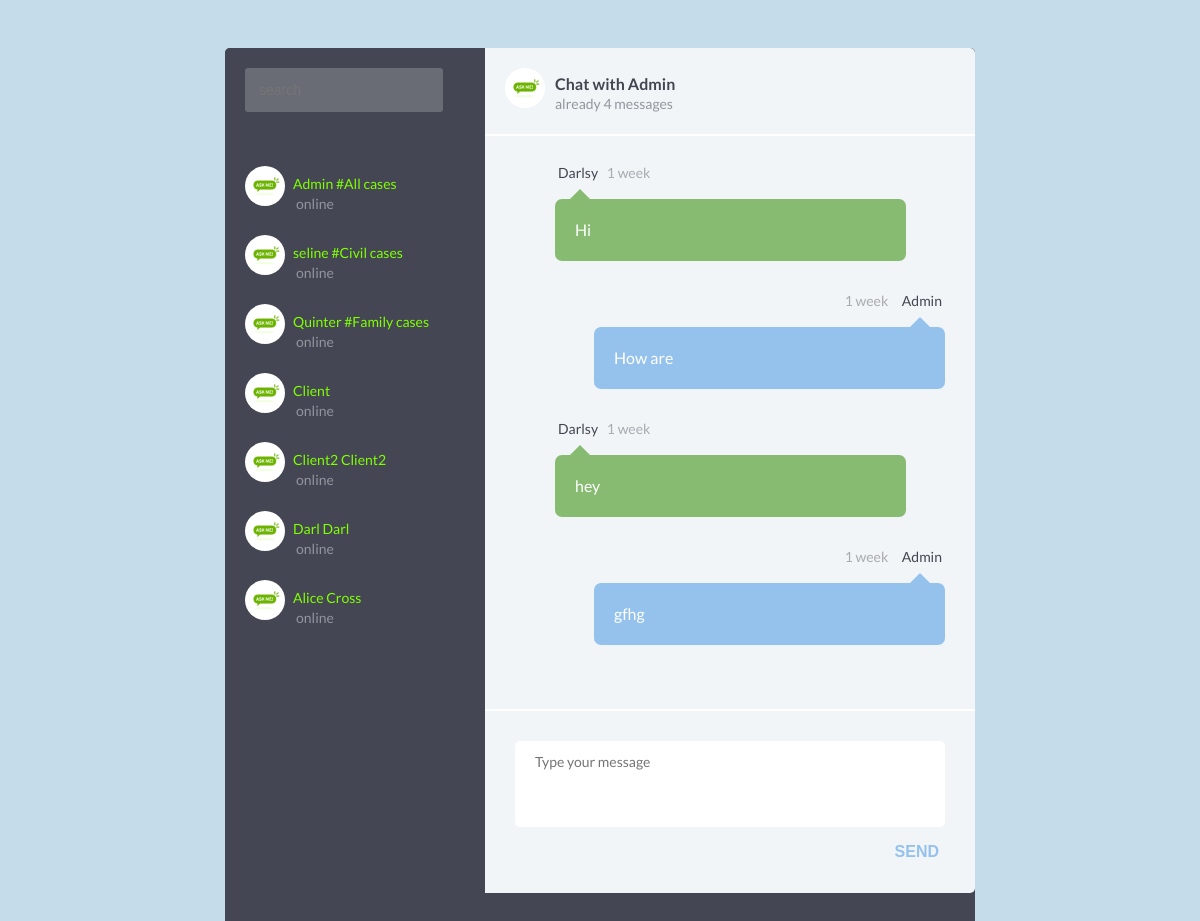
Page /Admin/ (signed in) on the committed database.
### privatechat/models.py (models this page shows, shortened)
class ChatModel(models.Model):
    sender = models.CharField(max_length=100, default=None)
    message = models.TextField(null=True, blank=True)
    thread_name = models.CharField(null=True, blank=True, max_length=50)
    timestamp = models.DateTimeField(auto_now_add=True)

### privatechat/views.py (the view)
# urls.py: path('<str:username>/', views.chatPage, name='second_chat'),
def chatPage(request, username):
    user_obj = User.objects.get(username=username)
    users = User.objects.exclude(username=request.user.username)
    if request.user.is_authenticated:
        if request.user.id > user_obj.id:
            thread_name = f'chat_{request.user.id}-{user_obj.id}'
        else:
            thread_name = f'chat_{user_obj.id}-{request.user.id}'
        message_objs = ChatModel.objects.filter(thread_name=thread_name)
        senders = {}
        send_messg = []
        for i, mesg in enumerate(message_objs):
            user_obj_temp = User.objects.get(id=mesg.sender)
            senders[user_obj_temp.id] = f"{user_obj_temp.username}"
            send_messg.append([f"{mesg.sender}", f"{mesg.message}", mesg.timestamp])
        return render(request, 'message.html', context={'user' : f"{user_obj.id}" ,'users': users, 'messages' : send_messg, 'username' : username, 'count' : len(send_messg)})
    else:
        return render(request, 'chat.html')

### privatechat/templates/message.html (shortened to what this page needs)
{% extends 'base.html' %}
{% load static %}
{% block content %}
<div class="container clearfix">
    <div class="people-list" id="people-list">
      <div class="search">
        <input type="text" placeholder="search" id="myInput" onkeyup="myFunction()" title="Type in a name" />
      </div>
      <ul class="list" style="list-style: none;" id="myUL">
        {% if request.user.is_staff == True %}
        {% for user in users %}
        <li class="clearfix" id={{user.username}}>
          <img src="{% static 'media/ask.jpg' %}"  alt="avatar" style = "width: 40px; border-radius: 30px;" />
          <div class="about">
            <div class="name"><a href="{% url 'second_chat' username=user.username %}" style="text-decoration: none; color:chartreuse;">{{user.first_name}} {{user.last_name}}</a></div>
            <div class="status">
               online
            </div>
          </div>
        </li>
        {% endfor %}
          {% endif %}
      </ul>
    </div>
    <div class="chat">
      <div class="chat-header clearfix">
        <img src="{% static 'media/ask.jpg' %}"  alt="avatar" style = "width: 40px; border-radius: 30px;" />
        <div class="chat-about">
          <div class="chat-with">Chat with {{username}}</div>
          <div class="chat-num-messages">already {{count}} messages</div>
        </div>
      </div>
      <div class="chat-history">
        <ul id="chat-body" style="list-style: none;">
        {% for message in messages %}
        {% if message.0 == user %}
          <li class="clearfix">
            <div class="message-data align-right">
              <span class="message-data-time">{{message.2|timesince}}</span> &nbsp; &nbsp;
              <span class="message-data-name">{{username}}</span>
            </div>
            <div class="message other-message float-right">
                {{message.1}}
            </div>
          </li>
          {% else %}
          <li>
            <div class="message-data">
              <span class="message-data-name"> {{request.user}}</span>
              <span class="message-data-time">{{message.2|timesince}}</span>
            </div>
            <div class="message my-message">
                {{message.1}}
            </div>
          </li>
          {% endif %}
          {% endfor %}
        </ul>
      </div>
      <div class="chat-message clearfix">
        <textarea name="message-to-send" id="message-to-send" placeholder="Type your message" rows="3"></textarea>
        <button id="chat-message-submit">Send</button>
      </div>
    </div>
  </div>
{% endblock %}

### privatechat/templates/base.html (shortened to what this page needs)
{% load static %}
<!DOCTYPE html>
<html lang="en">
<head>
    <link rel="stylesheet" type="text/css" href="{% static '/css/style.css' %}">
</head>
<body>
    <div class="container clearfix">
    {% block content %}
    {% endblock %}
</div>
</body>
</html>

### static/css/style.css (style rules this page uses)
*, *:before, *:after { box-sizing: border-box; }
body { background: #C5DDEB; font: 14px/20px "Lato", Arial, sans-serif; padding: 40px 0; color: white; }
.container { margin: 0 auto; width: 750px; background: #444753; border-radius: 5px; }
.people-list { width: 260px; float: left; }
.people-list .search { padding: 20px; }
.people-list input { border-radius: 3px; border: none; padding: 14px; color: white; background: #6A6C75; width: 90%; font-size: 14px; }
.people-list ul { padding: 20px; height: 770px; }
.people-list ul li { padding-bottom: 20px; }
.people-list img { float: left; }
.people-list .about { float: left; margin-top: 8px; }
.people-list .about { padding-left: 8px; }
.people-list .status { color: #92959E; }
.chat { width: 490px; float: left; background: #F2F5F8; border-top-right-radius: 5px; border-bottom-right-radius: 5px; color: #434651; }
.chat .chat-header { padding: 20px; border-bottom: 2px solid white; }
.chat .chat-header img { float: left; }
.chat .chat-header .chat-about { float: left; padding-left: 10px; margin-top: 6px; }
.chat .chat-header .chat-with { font-weight: bold; font-size: 16px; }
.chat .chat-header .chat-num-messages { color: #92959E; }
.chat .chat-history { padding: 30px 30px 20px; border-bottom: 2px solid white; overflow-y: scroll; height: 575px; }
.chat .chat-history .message-data { margin-bottom: 15px; }
.chat .chat-history .message-data-time { color: #a8aab1; padding-left: 6px; }
.chat .chat-history .message { color: white; padding: 18px 20px; line-height: 26px; font-size: 16px; border-radius: 7px; margin-bottom: 30px; width: 90%; position: relative; }
.chat .chat-history .message:after { bottom: 100%; left: 7%; border: solid transparent; content: " "; height: 0; width: 0; position: absolute; pointer-events: none; border-bottom-color: #86BB71; border-width: 10px; margin-left: -10px; }
.chat .chat-history .my-message { background: #86BB71; }
.chat .chat-history .other-message { background: #94C2ED; }
.chat .chat-history .other-message:after { border-bottom-color: #94C2ED; left: 93%; }
.chat .chat-message { padding: 30px; }
.chat .chat-message textarea { width: 100%; border: none; padding: 10px 20px; font: 14px/22px "Lato", Arial, sans-serif; margin-bottom: 10px; border-radius: 5px; resize: none; }
.chat .chat-message button { float: right; color: #94C2ED; font-size: 16px; text-transform: uppercase; border: none; cursor: pointer; font-weight: bold; background: #F2F5F8; }
.align-right { text-align: right; }
.float-right { float: right; }
.clearfix:after { visibility: hidden; display: block; font-size: 0; content: " "; clear: both; height: 0; }

### rows in the picture
ChatModel: timestamp "1 week", message "Hi"
ChatModel: timestamp "1 week", message "How are"
ChatModel: timestamp "1 week", message "hey"
ChatModel: timestamp "1 week", message "gfhg"

### other values in the picture
{{ user.first_name }} "Admin"
{{ user.last_name }} "#All cases"
{{ user.first_name }} "seline"
{{ user.last_name }} "#Civil cases"
{{ user.first_name }} "Quinter"
{{ user.last_name }} "#Family cases"
{{ user.first_name }} "Client"
{{ user.first_name }} "Client2"
{{ user.last_name }} "Client2"
{{ user.first_name }} "Darl"
{{ user.last_name }} "Darl"
{{ user.first_name }} "Alice"
{{ user.last_name }} "Cross"
{{ username }} "Admin"
{{ count }} "4"
